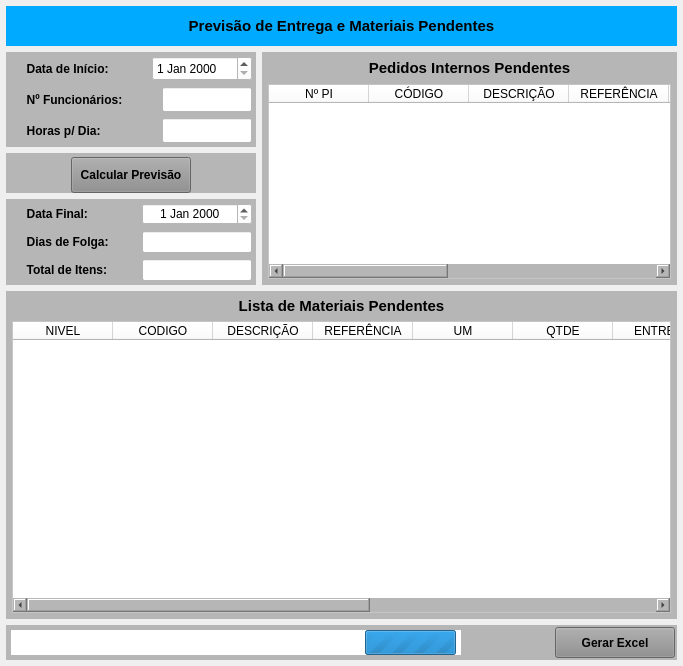
<?xml version="1.0" encoding="UTF-8"?>
<ui version="4.0">
 <class>MainWindow</class>
 <widget class="QMainWindow" name="MainWindow">
  <property name="geometry">
   <rect>
    <x>0</x>
    <y>0</y>
    <width>683</width>
    <height>658</height>
   </rect>
  </property>
  <property name="windowTitle">
   <string>Previsão e Materiais Pendentes</string>
  </property>
  <widget class="QWidget" name="centralwidget">
   <layout class="QVBoxLayout" name="verticalLayout">
    <property name="leftMargin">
     <number>6</number>
    </property>
    <property name="topMargin">
     <number>6</number>
    </property>
    <property name="rightMargin">
     <number>6</number>
    </property>
    <property name="bottomMargin">
     <number>6</number>
    </property>
    <item>
     <widget class="QWidget" name="widget_cabecalho" native="true">
      <property name="sizePolicy">
       <sizepolicy hsizetype="Preferred" vsizetype="Fixed">
        <horstretch>0</horstretch>
        <verstretch>0</verstretch>
       </sizepolicy>
      </property>
      <property name="minimumSize">
       <size>
        <width>0</width>
        <height>40</height>
       </size>
      </property>
      <property name="maximumSize">
       <size>
        <width>16777215</width>
        <height>40</height>
       </size>
      </property>
      <property name="styleSheet">
       <string notr="true">background-color: rgb(0, 170, 255);</string>
      </property>
      <layout class="QHBoxLayout" name="horizontalLayout">
       <property name="spacing">
        <number>0</number>
       </property>
       <property name="leftMargin">
        <number>15</number>
       </property>
       <property name="topMargin">
        <number>6</number>
       </property>
       <property name="rightMargin">
        <number>15</number>
       </property>
       <property name="bottomMargin">
        <number>6</number>
       </property>
       <item>
        <widget class="QLabel" name="label_13">
         <property name="sizePolicy">
          <sizepolicy hsizetype="Minimum" vsizetype="Preferred">
           <horstretch>0</horstretch>
           <verstretch>0</verstretch>
          </sizepolicy>
         </property>
         <property name="minimumSize">
          <size>
           <width>300</width>
           <height>0</height>
          </size>
         </property>
         <property name="font">
          <font>
           <pointsize>11</pointsize>
           <weight>75</weight>
           <bold>true</bold>
          </font>
         </property>
         <property name="text">
          <string>Previsão de Entrega e Materiais Pendentes</string>
         </property>
         <property name="alignment">
          <set>Qt::AlignCenter</set>
         </property>
        </widget>
       </item>
      </layout>
     </widget>
    </item>
    <item>
     <widget class="QWidget" name="widget" native="true">
      <property name="minimumSize">
       <size>
        <width>0</width>
        <height>0</height>
       </size>
      </property>
      <property name="maximumSize">
       <size>
        <width>16777215</width>
        <height>240</height>
       </size>
      </property>
      <layout class="QHBoxLayout" name="horizontalLayout_3">
       <property name="leftMargin">
        <number>0</number>
       </property>
       <property name="topMargin">
        <number>0</number>
       </property>
       <property name="rightMargin">
        <number>0</number>
       </property>
       <property name="bottomMargin">
        <number>0</number>
       </property>
       <item>
        <widget class="QWidget" name="widget_11" native="true">
         <property name="minimumSize">
          <size>
           <width>250</width>
           <height>0</height>
          </size>
         </property>
         <property name="maximumSize">
          <size>
           <width>250</width>
           <height>16777215</height>
          </size>
         </property>
         <layout class="QVBoxLayout" name="verticalLayout_4">
          <property name="leftMargin">
           <number>0</number>
          </property>
          <property name="topMargin">
           <number>0</number>
          </property>
          <property name="rightMargin">
           <number>0</number>
          </property>
          <property name="bottomMargin">
           <number>0</number>
          </property>
          <item>
           <widget class="QWidget" name="widget_Cor1" native="true">
            <property name="minimumSize">
             <size>
              <width>0</width>
              <height>95</height>
             </size>
            </property>
            <property name="maximumSize">
             <size>
              <width>16777215</width>
              <height>95</height>
             </size>
            </property>
            <property name="styleSheet">
             <string notr="true">background-color: rgb(182, 182, 182);</string>
            </property>
            <layout class="QVBoxLayout" name="verticalLayout_6">
             <property name="spacing">
              <number>2</number>
             </property>
             <property name="leftMargin">
              <number>2</number>
             </property>
             <property name="topMargin">
              <number>2</number>
             </property>
             <property name="rightMargin">
              <number>2</number>
             </property>
             <property name="bottomMargin">
              <number>2</number>
             </property>
             <item>
              <widget class="QWidget" name="widget_8" native="true">
               <layout class="QHBoxLayout" name="horizontalLayout_11">
                <property name="spacing">
                 <number>2</number>
                </property>
                <property name="leftMargin">
                 <number>2</number>
                </property>
                <property name="topMargin">
                 <number>2</number>
                </property>
                <property name="rightMargin">
                 <number>2</number>
                </property>
                <property name="bottomMargin">
                 <number>2</number>
                </property>
                <item>
                 <widget class="QLabel" name="label_14">
                  <property name="font">
                   <font>
                    <pointsize>9</pointsize>
                    <weight>75</weight>
                    <bold>true</bold>
                   </font>
                  </property>
                  <property name="text">
                   <string>     Data de Início:</string>
                  </property>
                 </widget>
                </item>
                <item>
                 <widget class="QDateEdit" name="date_Inicio">
                  <property name="sizePolicy">
                   <sizepolicy hsizetype="Preferred" vsizetype="Preferred">
                    <horstretch>0</horstretch>
                    <verstretch>0</verstretch>
                   </sizepolicy>
                  </property>
                  <property name="minimumSize">
                   <size>
                    <width>100</width>
                    <height>0</height>
                   </size>
                  </property>
                  <property name="maximumSize">
                   <size>
                    <width>100</width>
                    <height>16777215</height>
                   </size>
                  </property>
                  <property name="font">
                   <font>
                    <pointsize>9</pointsize>
                   </font>
                  </property>
                  <property name="styleSheet">
                   <string notr="true">background-color: rgb(255, 255, 255);</string>
                  </property>
                 </widget>
                </item>
               </layout>
              </widget>
             </item>
             <item>
              <widget class="QWidget" name="widget_17" native="true">
               <layout class="QHBoxLayout" name="horizontalLayout_12">
                <property name="spacing">
                 <number>2</number>
                </property>
                <property name="leftMargin">
                 <number>2</number>
                </property>
                <property name="topMargin">
                 <number>2</number>
                </property>
                <property name="rightMargin">
                 <number>2</number>
                </property>
                <property name="bottomMargin">
                 <number>2</number>
                </property>
                <item>
                 <widget class="QLabel" name="label_15">
                  <property name="font">
                   <font>
                    <pointsize>9</pointsize>
                    <weight>75</weight>
                    <bold>true</bold>
                   </font>
                  </property>
                  <property name="text">
                   <string>     Nº Funcionários:</string>
                  </property>
                 </widget>
                </item>
                <item>
                 <widget class="QLineEdit" name="line_Func">
                  <property name="sizePolicy">
                   <sizepolicy hsizetype="Preferred" vsizetype="Preferred">
                    <horstretch>0</horstretch>
                    <verstretch>0</verstretch>
                   </sizepolicy>
                  </property>
                  <property name="minimumSize">
                   <size>
                    <width>90</width>
                    <height>0</height>
                   </size>
                  </property>
                  <property name="maximumSize">
                   <size>
                    <width>90</width>
                    <height>16777215</height>
                   </size>
                  </property>
                  <property name="font">
                   <font>
                    <pointsize>9</pointsize>
                   </font>
                  </property>
                  <property name="styleSheet">
                   <string notr="true">background-color: rgb(255, 255, 255);</string>
                  </property>
                  <property name="alignment">
                   <set>Qt::AlignCenter</set>
                  </property>
                 </widget>
                </item>
               </layout>
              </widget>
             </item>
             <item>
              <widget class="QWidget" name="widget_18" native="true">
               <layout class="QHBoxLayout" name="horizontalLayout_13">
                <property name="spacing">
                 <number>2</number>
                </property>
                <property name="leftMargin">
                 <number>2</number>
                </property>
                <property name="topMargin">
                 <number>2</number>
                </property>
                <property name="rightMargin">
                 <number>2</number>
                </property>
                <property name="bottomMargin">
                 <number>2</number>
                </property>
                <item>
                 <widget class="QLabel" name="label_16">
                  <property name="font">
                   <font>
                    <pointsize>9</pointsize>
                    <weight>75</weight>
                    <bold>true</bold>
                   </font>
                  </property>
                  <property name="text">
                   <string>     Horas p/ Dia:</string>
                  </property>
                 </widget>
                </item>
                <item>
                 <widget class="QLineEdit" name="line_HorasDia">
                  <property name="sizePolicy">
                   <sizepolicy hsizetype="Preferred" vsizetype="Preferred">
                    <horstretch>0</horstretch>
                    <verstretch>0</verstretch>
                   </sizepolicy>
                  </property>
                  <property name="minimumSize">
                   <size>
                    <width>90</width>
                    <height>0</height>
                   </size>
                  </property>
                  <property name="maximumSize">
                   <size>
                    <width>90</width>
                    <height>16777215</height>
                   </size>
                  </property>
                  <property name="font">
                   <font>
                    <pointsize>9</pointsize>
                   </font>
                  </property>
                  <property name="styleSheet">
                   <string notr="true">background-color: rgb(255, 255, 255);</string>
                  </property>
                  <property name="alignment">
                   <set>Qt::AlignCenter</set>
                  </property>
                 </widget>
                </item>
               </layout>
              </widget>
             </item>
            </layout>
           </widget>
          </item>
          <item>
           <widget class="QWidget" name="widget_Cor2" native="true">
            <property name="minimumSize">
             <size>
              <width>0</width>
              <height>40</height>
             </size>
            </property>
            <property name="maximumSize">
             <size>
              <width>16777215</width>
              <height>40</height>
             </size>
            </property>
            <property name="styleSheet">
             <string notr="true">background-color: rgb(182, 182, 182);</string>
            </property>
            <layout class="QVBoxLayout" name="verticalLayout_9">
             <property name="spacing">
              <number>2</number>
             </property>
             <property name="leftMargin">
              <number>2</number>
             </property>
             <property name="topMargin">
              <number>2</number>
             </property>
             <property name="rightMargin">
              <number>2</number>
             </property>
             <property name="bottomMargin">
              <number>2</number>
             </property>
             <item>
              <widget class="QWidget" name="widget_70" native="true">
               <property name="minimumSize">
                <size>
                 <width>0</width>
                 <height>40</height>
                </size>
               </property>
               <property name="maximumSize">
                <size>
                 <width>16777215</width>
                 <height>40</height>
                </size>
               </property>
               <property name="styleSheet">
                <string notr="true"/>
               </property>
               <layout class="QHBoxLayout" name="horizontalLayout_4">
                <property name="spacing">
                 <number>2</number>
                </property>
                <property name="leftMargin">
                 <number>2</number>
                </property>
                <property name="topMargin">
                 <number>2</number>
                </property>
                <property name="rightMargin">
                 <number>2</number>
                </property>
                <property name="bottomMargin">
                 <number>2</number>
                </property>
                <item>
                 <widget class="QPushButton" name="btn_Atualizar">
                  <property name="sizePolicy">
                   <sizepolicy hsizetype="Preferred" vsizetype="Preferred">
                    <horstretch>0</horstretch>
                    <verstretch>0</verstretch>
                   </sizepolicy>
                  </property>
                  <property name="minimumSize">
                   <size>
                    <width>120</width>
                    <height>0</height>
                   </size>
                  </property>
                  <property name="maximumSize">
                   <size>
                    <width>120</width>
                    <height>16777215</height>
                   </size>
                  </property>
                  <property name="font">
                   <font>
                    <pointsize>9</pointsize>
                    <weight>75</weight>
                    <bold>true</bold>
                   </font>
                  </property>
                  <property name="cursor">
                   <cursorShape>PointingHandCursor</cursorShape>
                  </property>
                  <property name="layoutDirection">
                   <enum>Qt::LeftToRight</enum>
                  </property>
                  <property name="autoFillBackground">
                   <bool>false</bool>
                  </property>
                  <property name="styleSheet">
                   <string notr="true">background-color: rgb(141, 141, 141);</string>
                  </property>
                  <property name="text">
                   <string>Calcular Previsão</string>
                  </property>
                  <property name="checkable">
                   <bool>false</bool>
                  </property>
                  <property name="autoDefault">
                   <bool>false</bool>
                  </property>
                  <property name="default">
                   <bool>false</bool>
                  </property>
                  <property name="flat">
                   <bool>false</bool>
                  </property>
                 </widget>
                </item>
               </layout>
              </widget>
             </item>
            </layout>
           </widget>
          </item>
          <item>
           <widget class="QWidget" name="widget_Cor3" native="true">
            <property name="minimumSize">
             <size>
              <width>0</width>
              <height>0</height>
             </size>
            </property>
            <property name="maximumSize">
             <size>
              <width>16777215</width>
              <height>16777215</height>
             </size>
            </property>
            <property name="styleSheet">
             <string notr="true">background-color: rgb(182, 182, 182);</string>
            </property>
            <layout class="QVBoxLayout" name="verticalLayout_7">
             <property name="spacing">
              <number>2</number>
             </property>
             <property name="leftMargin">
              <number>2</number>
             </property>
             <property name="topMargin">
              <number>2</number>
             </property>
             <property name="rightMargin">
              <number>2</number>
             </property>
             <property name="bottomMargin">
              <number>2</number>
             </property>
             <item>
              <widget class="QWidget" name="widget_22" native="true">
               <layout class="QHBoxLayout" name="horizontalLayout_15">
                <property name="spacing">
                 <number>2</number>
                </property>
                <property name="leftMargin">
                 <number>2</number>
                </property>
                <property name="topMargin">
                 <number>2</number>
                </property>
                <property name="rightMargin">
                 <number>2</number>
                </property>
                <property name="bottomMargin">
                 <number>2</number>
                </property>
                <item>
                 <widget class="QLabel" name="label_18">
                  <property name="font">
                   <font>
                    <pointsize>9</pointsize>
                    <weight>75</weight>
                    <bold>true</bold>
                   </font>
                  </property>
                  <property name="text">
                   <string>     Data Final:</string>
                  </property>
                 </widget>
                </item>
                <item>
                 <widget class="QDateEdit" name="date_Final">
                  <property name="sizePolicy">
                   <sizepolicy hsizetype="Preferred" vsizetype="Preferred">
                    <horstretch>0</horstretch>
                    <verstretch>0</verstretch>
                   </sizepolicy>
                  </property>
                  <property name="minimumSize">
                   <size>
                    <width>110</width>
                    <height>0</height>
                   </size>
                  </property>
                  <property name="maximumSize">
                   <size>
                    <width>110</width>
                    <height>16777215</height>
                   </size>
                  </property>
                  <property name="font">
                   <font>
                    <pointsize>9</pointsize>
                   </font>
                  </property>
                  <property name="styleSheet">
                   <string notr="true">background-color: rgb(255, 255, 255);</string>
                  </property>
                  <property name="alignment">
                   <set>Qt::AlignCenter</set>
                  </property>
                 </widget>
                </item>
               </layout>
              </widget>
             </item>
             <item>
              <widget class="QWidget" name="widget_23" native="true">
               <layout class="QHBoxLayout" name="horizontalLayout_16">
                <property name="spacing">
                 <number>2</number>
                </property>
                <property name="leftMargin">
                 <number>2</number>
                </property>
                <property name="topMargin">
                 <number>2</number>
                </property>
                <property name="rightMargin">
                 <number>2</number>
                </property>
                <property name="bottomMargin">
                 <number>2</number>
                </property>
                <item>
                 <widget class="QLabel" name="label_19">
                  <property name="font">
                   <font>
                    <pointsize>9</pointsize>
                    <weight>75</weight>
                    <bold>true</bold>
                   </font>
                  </property>
                  <property name="text">
                   <string>     Dias de Folga:</string>
                  </property>
                  <property name="alignment">
                   <set>Qt::AlignLeading|Qt::AlignLeft|Qt::AlignVCenter</set>
                  </property>
                 </widget>
                </item>
                <item>
                 <widget class="QLineEdit" name="line_Folga">
                  <property name="sizePolicy">
                   <sizepolicy hsizetype="Preferred" vsizetype="Preferred">
                    <horstretch>0</horstretch>
                    <verstretch>0</verstretch>
                   </sizepolicy>
                  </property>
                  <property name="minimumSize">
                   <size>
                    <width>110</width>
                    <height>0</height>
                   </size>
                  </property>
                  <property name="maximumSize">
                   <size>
                    <width>110</width>
                    <height>16777215</height>
                   </size>
                  </property>
                  <property name="font">
                   <font>
                    <pointsize>9</pointsize>
                   </font>
                  </property>
                  <property name="styleSheet">
                   <string notr="true">background-color: rgb(255, 255, 255);</string>
                  </property>
                  <property name="alignment">
                   <set>Qt::AlignCenter</set>
                  </property>
                 </widget>
                </item>
               </layout>
              </widget>
             </item>
             <item>
              <widget class="QWidget" name="widget_24" native="true">
               <property name="styleSheet">
                <string notr="true"/>
               </property>
               <layout class="QHBoxLayout" name="horizontalLayout_17">
                <property name="spacing">
                 <number>2</number>
                </property>
                <property name="leftMargin">
                 <number>2</number>
                </property>
                <property name="topMargin">
                 <number>2</number>
                </property>
                <property name="rightMargin">
                 <number>2</number>
                </property>
                <property name="bottomMargin">
                 <number>2</number>
                </property>
                <item>
                 <widget class="QLabel" name="label_20">
                  <property name="font">
                   <font>
                    <pointsize>9</pointsize>
                    <weight>75</weight>
                    <bold>true</bold>
                   </font>
                  </property>
                  <property name="text">
                   <string>     Total de Itens:</string>
                  </property>
                 </widget>
                </item>
                <item>
                 <widget class="QLineEdit" name="line_TotalItens">
                  <property name="sizePolicy">
                   <sizepolicy hsizetype="Preferred" vsizetype="Preferred">
                    <horstretch>0</horstretch>
                    <verstretch>0</verstretch>
                   </sizepolicy>
                  </property>
                  <property name="minimumSize">
                   <size>
                    <width>110</width>
                    <height>0</height>
                   </size>
                  </property>
                  <property name="maximumSize">
                   <size>
                    <width>110</width>
                    <height>16777215</height>
                   </size>
                  </property>
                  <property name="font">
                   <font>
                    <pointsize>9</pointsize>
                   </font>
                  </property>
                  <property name="styleSheet">
                   <string notr="true">background-color: rgb(255, 255, 255);</string>
                  </property>
                  <property name="alignment">
                   <set>Qt::AlignCenter</set>
                  </property>
                 </widget>
                </item>
               </layout>
              </widget>
             </item>
            </layout>
           </widget>
          </item>
         </layout>
        </widget>
       </item>
       <item>
        <widget class="QWidget" name="widget_Cor4" native="true">
         <property name="styleSheet">
          <string notr="true">background-color: rgb(182, 182, 182);</string>
         </property>
         <layout class="QVBoxLayout" name="verticalLayout_2">
          <property name="spacing">
           <number>6</number>
          </property>
          <property name="leftMargin">
           <number>6</number>
          </property>
          <property name="topMargin">
           <number>6</number>
          </property>
          <property name="rightMargin">
           <number>6</number>
          </property>
          <property name="bottomMargin">
           <number>6</number>
          </property>
          <item>
           <widget class="QLabel" name="label_7">
            <property name="minimumSize">
             <size>
              <width>0</width>
              <height>20</height>
             </size>
            </property>
            <property name="maximumSize">
             <size>
              <width>16777215</width>
              <height>20</height>
             </size>
            </property>
            <property name="font">
             <font>
              <pointsize>11</pointsize>
              <weight>75</weight>
              <bold>true</bold>
             </font>
            </property>
            <property name="text">
             <string>Pedidos Internos Pendentes</string>
            </property>
            <property name="alignment">
             <set>Qt::AlignCenter</set>
            </property>
           </widget>
          </item>
          <item>
           <widget class="QTableWidget" name="table_PI">
            <property name="sizePolicy">
             <sizepolicy hsizetype="Preferred" vsizetype="Preferred">
              <horstretch>0</horstretch>
              <verstretch>0</verstretch>
             </sizepolicy>
            </property>
            <property name="font">
             <font>
              <pointsize>9</pointsize>
             </font>
            </property>
            <property name="styleSheet">
             <string notr="true">background-color: rgb(255, 255, 255);</string>
            </property>
            <column>
             <property name="text">
              <string>Nº PI</string>
             </property>
            </column>
            <column>
             <property name="text">
              <string>CÓDIGO</string>
             </property>
            </column>
            <column>
             <property name="text">
              <string>DESCRIÇÃO</string>
             </property>
            </column>
            <column>
             <property name="text">
              <string>REFERÊNCIA</string>
             </property>
            </column>
            <column>
             <property name="text">
              <string>UM</string>
             </property>
            </column>
            <column>
             <property name="text">
              <string>QTDE</string>
             </property>
            </column>
            <column>
             <property name="text">
              <string>DT LIMITE</string>
             </property>
            </column>
            <column>
             <property name="text">
              <string>DT PREVISÃO</string>
             </property>
            </column>
            <column>
             <property name="text">
              <string>ITENS</string>
             </property>
            </column>
           </widget>
          </item>
         </layout>
        </widget>
       </item>
      </layout>
     </widget>
    </item>
    <item>
     <widget class="QWidget" name="widget_Cor5" native="true">
      <property name="minimumSize">
       <size>
        <width>0</width>
        <height>328</height>
       </size>
      </property>
      <property name="styleSheet">
       <string notr="true">background-color: rgb(182, 182, 182);</string>
      </property>
      <layout class="QVBoxLayout" name="verticalLayout_5">
       <property name="leftMargin">
        <number>6</number>
       </property>
       <property name="topMargin">
        <number>6</number>
       </property>
       <property name="rightMargin">
        <number>6</number>
       </property>
       <property name="bottomMargin">
        <number>6</number>
       </property>
       <item>
        <widget class="QWidget" name="widget_2" native="true">
         <property name="minimumSize">
          <size>
           <width>0</width>
           <height>18</height>
          </size>
         </property>
         <property name="maximumSize">
          <size>
           <width>16777215</width>
           <height>18</height>
          </size>
         </property>
         <layout class="QHBoxLayout" name="horizontalLayout_2">
          <property name="leftMargin">
           <number>0</number>
          </property>
          <property name="topMargin">
           <number>0</number>
          </property>
          <property name="rightMargin">
           <number>0</number>
          </property>
          <property name="bottomMargin">
           <number>0</number>
          </property>
          <item>
           <widget class="QLabel" name="label_Texto">
            <property name="font">
             <font>
              <pointsize>9</pointsize>
              <weight>75</weight>
              <bold>true</bold>
             </font>
            </property>
            <property name="text">
             <string/>
            </property>
           </widget>
          </item>
          <item>
           <widget class="QLabel" name="label_8">
            <property name="minimumSize">
             <size>
              <width>0</width>
              <height>0</height>
             </size>
            </property>
            <property name="maximumSize">
             <size>
              <width>16777215</width>
              <height>16777215</height>
             </size>
            </property>
            <property name="font">
             <font>
              <pointsize>11</pointsize>
              <weight>75</weight>
              <bold>true</bold>
             </font>
            </property>
            <property name="text">
             <string>Lista de Materiais Pendentes</string>
            </property>
            <property name="alignment">
             <set>Qt::AlignCenter</set>
            </property>
           </widget>
          </item>
          <item>
           <widget class="QLabel" name="label_2">
            <property name="text">
             <string/>
            </property>
           </widget>
          </item>
         </layout>
        </widget>
       </item>
       <item>
        <widget class="QTableWidget" name="table_Previsao">
         <property name="sizePolicy">
          <sizepolicy hsizetype="Preferred" vsizetype="Preferred">
           <horstretch>0</horstretch>
           <verstretch>0</verstretch>
          </sizepolicy>
         </property>
         <property name="styleSheet">
          <string notr="true">background-color: rgb(255, 255, 255);</string>
         </property>
         <column>
          <property name="text">
           <string>NIVEL</string>
          </property>
         </column>
         <column>
          <property name="text">
           <string>CODIGO</string>
          </property>
         </column>
         <column>
          <property name="text">
           <string>DESCRIÇÃO</string>
          </property>
         </column>
         <column>
          <property name="text">
           <string>REFERÊNCIA</string>
          </property>
         </column>
         <column>
          <property name="text">
           <string>UM</string>
          </property>
         </column>
         <column>
          <property name="text">
           <string>QTDE</string>
          </property>
         </column>
         <column>
          <property name="text">
           <string>ENTREGA</string>
          </property>
         </column>
         <column>
          <property name="text">
           <string>CONJUNTO</string>
          </property>
         </column>
         <column>
          <property name="text">
           <string>ORIGEM</string>
          </property>
         </column>
         <column>
          <property name="text">
           <string>ESTRUTURA</string>
          </property>
         </column>
         <column>
          <property name="text">
           <string>Nº PI</string>
          </property>
         </column>
        </widget>
       </item>
      </layout>
     </widget>
    </item>
    <item>
     <widget class="QWidget" name="widget_Cor6" native="true">
      <property name="minimumSize">
       <size>
        <width>0</width>
        <height>35</height>
       </size>
      </property>
      <property name="maximumSize">
       <size>
        <width>16777215</width>
        <height>35</height>
       </size>
      </property>
      <property name="styleSheet">
       <string notr="true">background-color: rgb(182, 182, 182);</string>
      </property>
      <layout class="QHBoxLayout" name="horizontalLayout_6">
       <property name="spacing">
        <number>6</number>
       </property>
       <property name="leftMargin">
        <number>0</number>
       </property>
       <property name="topMargin">
        <number>0</number>
       </property>
       <property name="rightMargin">
        <number>0</number>
       </property>
       <property name="bottomMargin">
        <number>0</number>
       </property>
       <item>
        <widget class="QWidget" name="widget_Barra0" native="true">
         <layout class="QHBoxLayout" name="horizontalLayout_7">
          <property name="spacing">
           <number>0</number>
          </property>
          <property name="leftMargin">
           <number>0</number>
          </property>
          <property name="topMargin">
           <number>0</number>
          </property>
          <property name="rightMargin">
           <number>0</number>
          </property>
          <property name="bottomMargin">
           <number>0</number>
          </property>
          <item>
           <widget class="QWidget" name="widget_Barra" native="true">
            <property name="minimumSize">
             <size>
              <width>250</width>
              <height>0</height>
             </size>
            </property>
            <layout class="QHBoxLayout" name="horizontalLayout_9">
             <property name="leftMargin">
              <number>5</number>
             </property>
             <property name="topMargin">
              <number>5</number>
             </property>
             <property name="rightMargin">
              <number>5</number>
             </property>
             <property name="bottomMargin">
              <number>5</number>
             </property>
             <item>
              <widget class="QLabel" name="label_procura">
               <property name="minimumSize">
                <size>
                 <width>150</width>
                 <height>0</height>
                </size>
               </property>
               <property name="maximumSize">
                <size>
                 <width>150</width>
                 <height>16777215</height>
                </size>
               </property>
               <property name="font">
                <font>
                 <pointsize>10</pointsize>
                 <weight>75</weight>
                 <bold>true</bold>
                </font>
               </property>
               <property name="styleSheet">
                <string notr="true">background-color: rgb(255, 255, 255);</string>
               </property>
               <property name="text">
                <string/>
               </property>
               <property name="alignment">
                <set>Qt::AlignLeading|Qt::AlignLeft|Qt::AlignVCenter</set>
               </property>
              </widget>
             </item>
             <item>
              <widget class="QLabel" name="label_procura1">
               <property name="minimumSize">
                <size>
                 <width>120</width>
                 <height>0</height>
                </size>
               </property>
               <property name="maximumSize">
                <size>
                 <width>120</width>
                 <height>16777215</height>
                </size>
               </property>
               <property name="font">
                <font>
                 <pointsize>10</pointsize>
                 <weight>75</weight>
                 <bold>true</bold>
                </font>
               </property>
               <property name="styleSheet">
                <string notr="true">background-color: rgb(255, 255, 255);</string>
               </property>
               <property name="text">
                <string/>
               </property>
               <property name="alignment">
                <set>Qt::AlignLeading|Qt::AlignLeft|Qt::AlignVCenter</set>
               </property>
              </widget>
             </item>
             <item>
              <widget class="QLabel" name="label_procura2">
               <property name="minimumSize">
                <size>
                 <width>250</width>
                 <height>0</height>
                </size>
               </property>
               <property name="maximumSize">
                <size>
                 <width>250</width>
                 <height>16777215</height>
                </size>
               </property>
               <property name="font">
                <font>
                 <pointsize>10</pointsize>
                 <weight>75</weight>
                 <bold>true</bold>
                </font>
               </property>
               <property name="styleSheet">
                <string notr="true">background-color: rgb(255, 255, 255);</string>
               </property>
               <property name="text">
                <string/>
               </property>
               <property name="alignment">
                <set>Qt::AlignLeading|Qt::AlignLeft|Qt::AlignVCenter</set>
               </property>
              </widget>
             </item>
             <item>
              <widget class="QProgressBar" name="progressBar">
               <property name="minimumSize">
                <size>
                 <width>0</width>
                 <height>25</height>
                </size>
               </property>
               <property name="maximum">
                <number>0</number>
               </property>
               <property name="value">
                <number>-1</number>
               </property>
               <property name="textVisible">
                <bool>false</bool>
               </property>
              </widget>
             </item>
            </layout>
           </widget>
          </item>
         </layout>
        </widget>
       </item>
       <item>
        <widget class="QWidget" name="widget_10" native="true">
         <property name="minimumSize">
          <size>
           <width>210</width>
           <height>0</height>
          </size>
         </property>
         <property name="maximumSize">
          <size>
           <width>210</width>
           <height>16777215</height>
          </size>
         </property>
         <layout class="QHBoxLayout" name="horizontalLayout_5">
          <property name="spacing">
           <number>6</number>
          </property>
          <property name="leftMargin">
           <number>2</number>
          </property>
          <property name="topMargin">
           <number>2</number>
          </property>
          <property name="rightMargin">
           <number>2</number>
          </property>
          <property name="bottomMargin">
           <number>2</number>
          </property>
          <item>
           <widget class="QLabel" name="label_Excel">
            <property name="font">
             <font>
              <pointsize>9</pointsize>
              <weight>75</weight>
              <bold>true</bold>
             </font>
            </property>
            <property name="text">
             <string/>
            </property>
           </widget>
          </item>
          <item>
           <widget class="QPushButton" name="btn_GeraExcel">
            <property name="sizePolicy">
             <sizepolicy hsizetype="Preferred" vsizetype="Preferred">
              <horstretch>0</horstretch>
              <verstretch>0</verstretch>
             </sizepolicy>
            </property>
            <property name="minimumSize">
             <size>
              <width>120</width>
              <height>0</height>
             </size>
            </property>
            <property name="maximumSize">
             <size>
              <width>120</width>
              <height>16777215</height>
             </size>
            </property>
            <property name="font">
             <font>
              <pointsize>9</pointsize>
              <weight>75</weight>
              <bold>true</bold>
             </font>
            </property>
            <property name="cursor">
             <cursorShape>PointingHandCursor</cursorShape>
            </property>
            <property name="layoutDirection">
             <enum>Qt::LeftToRight</enum>
            </property>
            <property name="autoFillBackground">
             <bool>false</bool>
            </property>
            <property name="styleSheet">
             <string notr="true">background-color: rgb(141, 141, 141);</string>
            </property>
            <property name="text">
             <string>Gerar Excel</string>
            </property>
            <property name="checkable">
             <bool>false</bool>
            </property>
            <property name="autoDefault">
             <bool>false</bool>
            </property>
            <property name="default">
             <bool>false</bool>
            </property>
            <property name="flat">
             <bool>false</bool>
            </property>
           </widget>
          </item>
         </layout>
        </widget>
       </item>
      </layout>
     </widget>
    </item>
   </layout>
  </widget>
 </widget>
 <resources/>
 <connections/>
</ui>
